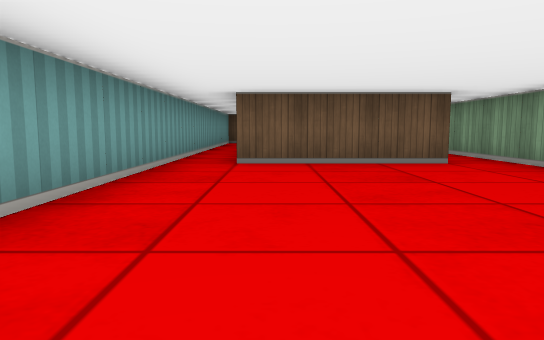
view 1 (above)

14 first-person views from a walk through a cub3D level. The camera is about half as high as the walls, tilts 6° down and sees 70° across. The floor is counted in squares. Each view is taken from the middle of a square. On the plan, view 1 faces up. The plan holds only what a view shows up to about 9 squares ahead; the rest is blank.

view 2
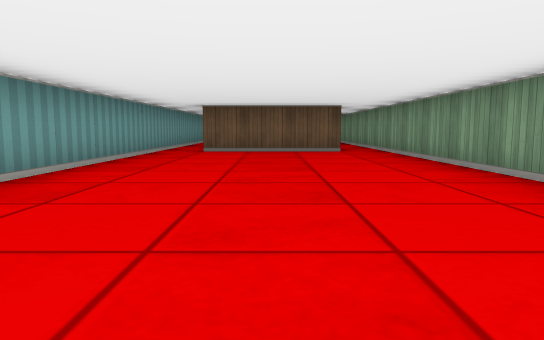

view 3
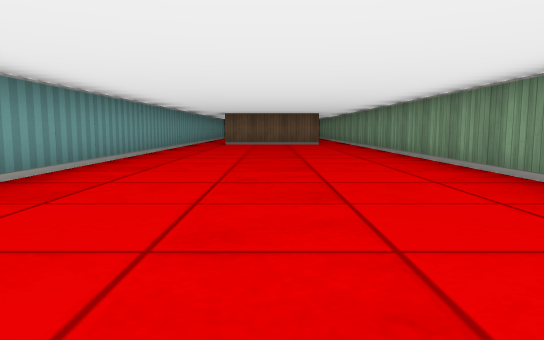

view 4
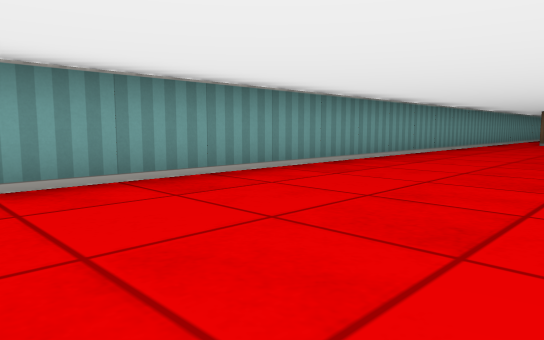

view 5
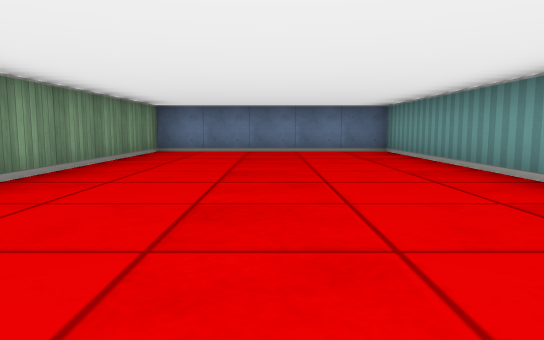

view 6
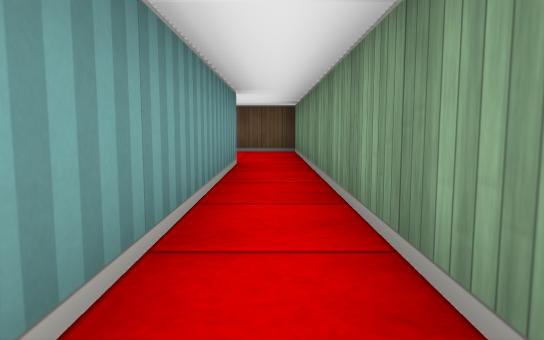

view 7
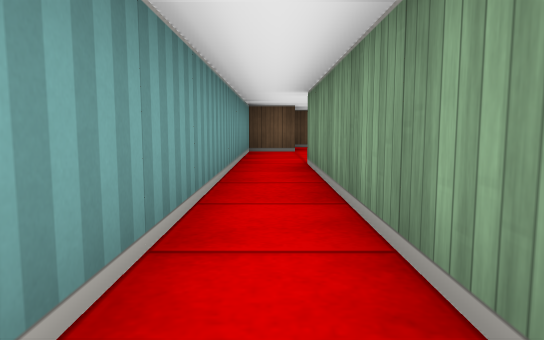

view 8
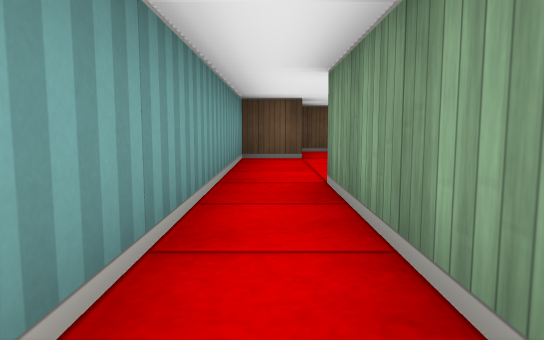

view 9
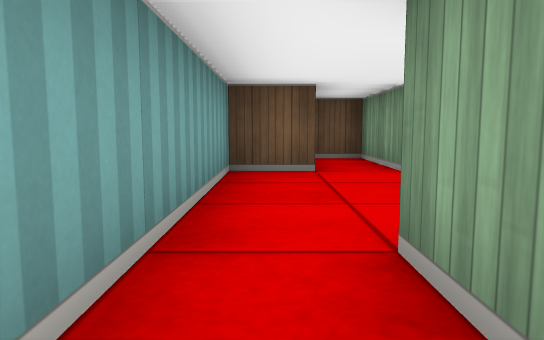

view 10
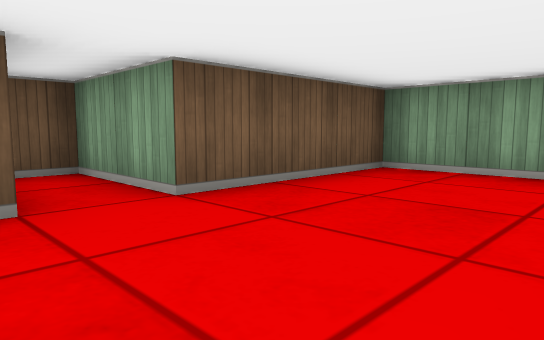

view 11
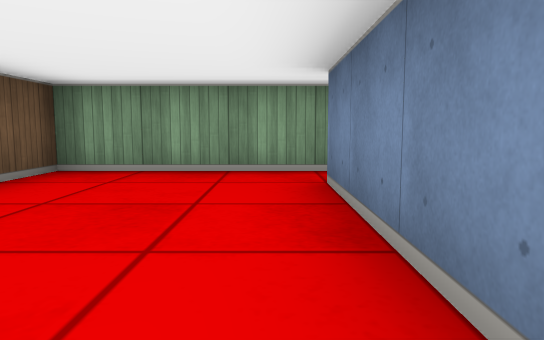

view 12
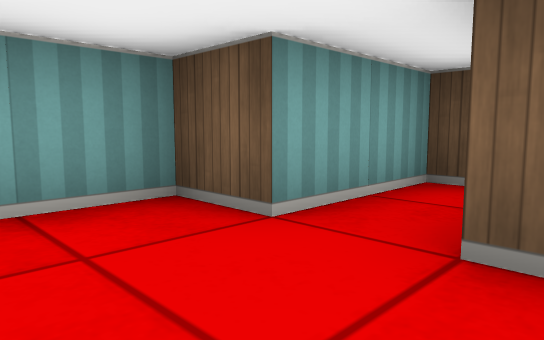

view 13
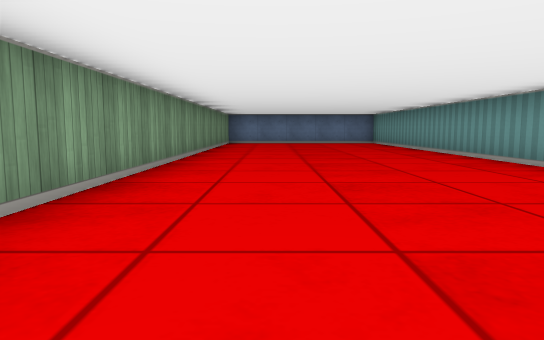

view 14
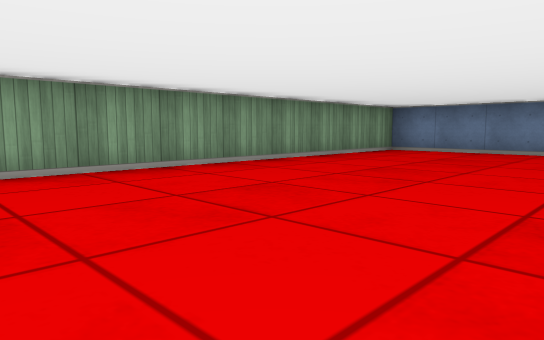

### Floor plan
Points are (right, up) in squares from view 1. A wall is a line through its corners. A room is listed if a view was taken in it or the views show most of it. See-through windows are left out.
Room 1 (views 1, 2, 3, 4, 5, 6, 7, 8, 9, 13, 14)
walls: (2.5, 10.5) (2.5, 5.5) (-0.5, 5.5) (-0.5, 10.5); (-1.5, 10.5) (-1.5, -8.5) (3.5, -8.5) (3.5, 10.5)
ways out: opening at (-1, 11) to room 2; opening at (3, 11) to room 2
Room 2 (views 10, 11, 12)
walls: (-0.5, 10.5) (2.5, 10.5); (3.5, 10.5) (3.5, 13.5) (0.5, 13.5) (0.5, 15.5) (-0.5, 15.5) (-0.5, 13.5) (-1.5, 13.5) (-1.5, 10.5)
ways out: opening at (-1, 11) to room 1; opening at (3, 11) to room 1

Where each view was taken, in squares from view 1:
view 1: 0 up, 0 right, facing up
view 2: 3 down, 1 right, facing up
view 3: 7 down, 1 right, facing up
view 4: 8 down, 2 right, facing up-left
view 5: 0 up, 1 right, facing down
view 6: 5 up, 3 right, facing up
view 7: 5 up, 1 left, facing up
view 8: 7 up, 1 left, facing up
view 9: 9 up, 1 left, facing up
view 10: 11 up, 1 left, facing up-right
view 11: 11 up, 1 left, facing right
view 12: 12 up, 1 right, facing up-left
view 13: 5 up, 2 right, facing down
view 14: 0 up, 1 left, facing down-right
